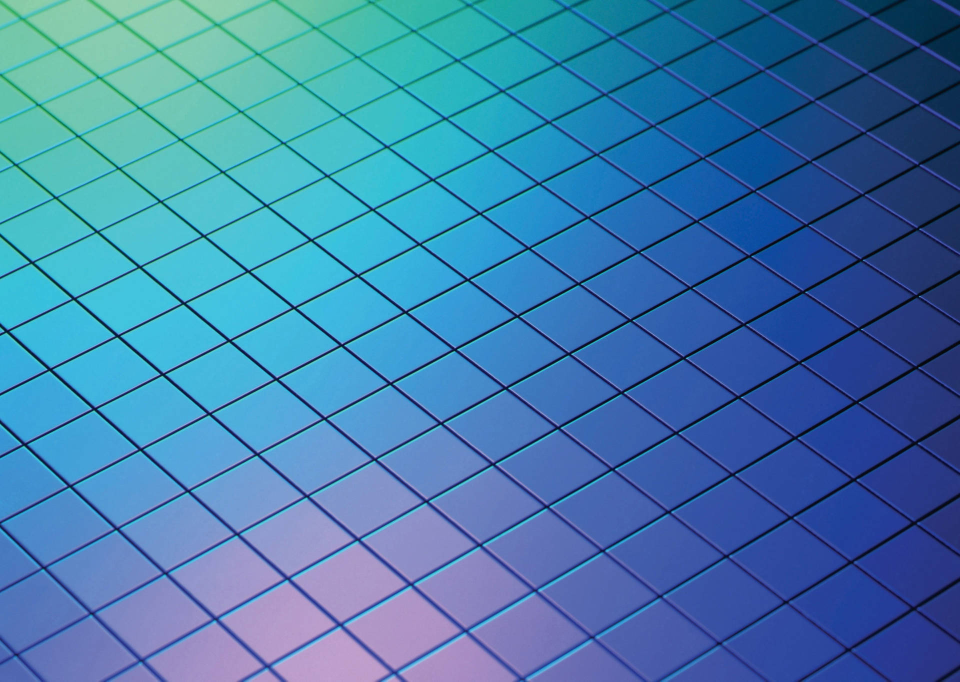
#> input picture Problem_1/back_ground.jpg, 1920 x 1363 px (shown at 1/2 size)
$ python tic_tac.py
#> lines starting #> are read from the running program, lines starting #| are printed output that depends on the picture; after the words box and inside, x2 and y2 are one past the last pixel; in counts of white or black regions, pixels touching at a corner belong together
import cv2 as cv
import numpy as np


# [5 lines left out: function is_inside, not called in this run]


class TicTacGame:
    def __init__(self, cross, circle, bg_img = 255*np.ones((700, 700, 3))):
        self.img = bg_img
        self.cross = cross
        self.circle = circle
        self.last_sign = [[0, (0, 0)]]
        self.history = np.zeros((3, 3))
        self.table_bbox = [0, 0, 0, 0]
        self.buttons = {}
        self.start = True
        self.has_win = False
        self.quit = False
        self.button_state = ""

    # [19 lines left out: function check_win, not called in this run]

    def make_table(self):
        size = int(self.img.shape[0]*0.8)
        sc_x = (size//3)/self.circle.shape[1]
        sc_y = (size//3)/self.circle.shape[0]
        self.circle = cv.resize(self.circle, (size//3, size//3), self.circle, sc_x, sc_y)
        sc_x = (size//3)/self.cross.shape[1]
        sc_y = (size//3)/self.cross.shape[0]
        self.cross = cv.resize(self.cross, (size//3, size//3), self.cross, sc_x, sc_y)
        game_table = np.zeros((size, size, 3))
        for i in range(1, 3):
            coord = i*size//3
            cv.line(game_table, (coord, 0), (coord, size), (255, 255, 255), thickness=2)
            cv.line(game_table, (0, coord), (size, coord), (255, 255, 255), thickness=2)
        x_0 = (self.img.shape[1] - size)//2 - 1
        x_end = x_0 + size
        y_0 = (self.img.shape[0] - size)//2 - 1
        y_end = y_0 + size
        self.img[y_0:y_end, x_0:x_end, :] = game_table
        self.table_bbox = [x_0, y_0, size, size]

    def make_buttons(self):
        names = ["new", "back", "quit"]
        x_0 = int(self.img.shape[0] * 0.05)
        y_0 = 0
        step = 10
        size_x = int(self.img.shape[0] * 0.9 - 2 * step) // len(names)
        size_y = int(self.img.shape[1] * 0.05)
        for name in names:
            self.draw_button(name, x_0, y_0, size_x, size_y, clicked=False)
            self.buttons[name] = [x_0, y_0, size_x, size_y]

            x_0 = x_0 + size_x + step

    def draw_button(self, name, x_0=None, y_0=None, size_x=None, size_y=None, clicked=False):
        # Цвет кнопки в зависимости от состояния
        fill_color = (150, 150, 150) if clicked else (200, 200, 200)
        if x_0 is None or y_0 is None or size_x is None or size_y is None:
            x_0, y_0, size_x, size_y = self.buttons[name]
        cv.rectangle(self.img, (x_0, y_0), (x_0 + size_x, y_0 + size_y), fill_color, -1)
        cv.rectangle(self.img, (x_0, y_0), (x_0 + size_x, y_0 + size_y), (0, 0, 0), 3)
        font = cv.FONT_HERSHEY_SIMPLEX
        text_size = cv.getTextSize(name, font, 1, 2)[0]
        text_x = x_0 + (size_x - text_size[0]) // 2
        text_y = y_0 + (size_y + text_size[1]) // 2
        cv.putText(self.img, name, (text_x, text_y), font, 1, (0, 0, 0), 2, cv.LINE_AA)

    # [24 lines left out: functions finish_line, update, not called in this run]

    def draw_O(self, new_x, new_y):
        self.img[new_y:new_y+int(self.table_bbox[2]//3), new_x:new_x+int(self.table_bbox[2]//3), :] = self.circle
        # cv.circle(self.img, (new_x, new_y), int((self.table_bbox[2]//3)/2.2), (0, 255, 0))

    def draw_X(self, new_x, new_y):
        self.img[new_y:new_y+int(self.table_bbox[2]//3), new_x:new_x+int(self.table_bbox[2]//3), :] = self.cross
        # cv.line(self.img, (new_x, new_y), (new_x + int(self.table_bbox[2]//3), new_y + int(self.table_bbox[2]//3)), (0, 0, 255), 1)
        # cv.line(self.img, (new_x + int(self.table_bbox[2]//3), new_y), (new_x, new_y + int(self.table_bbox[2]//3)), (0, 0, 255), 1)

    # [56 lines left out: functions get_paste_coord, go_back, act, not called in this run]

    def init_game(self):
        self.last_sign = [[0, (0, 0)]]
        self.history = np.zeros((3, 3))
        self.buttons = {}
        self.make_table()
        self.make_buttons()
        self.start = False
        self.has_win = False
        self.quit = False
        self.button_state = ""

    def start_game(self):
        cv.startWindowThread()
        cv.namedWindow("TicTac")
        cv.setMouseCallback("TicTac", TicTacGame.act, self)
        while True:
            if self.quit:
                break
            if self.start:
                self.init_game()
            if self.button_state == "new":
                self.draw_button("new", clicked=True)
                cv.imshow("TicTac", self.img)  # Обновляем окно с измененным изображением
                cv.waitKey(200)
                self.init_game()
                self.draw_button("new", clicked=False)
                cv.imshow("TicTac", self.img)
                self.button_state = ""
            elif self.button_state == "back":
                self.draw_button("back", clicked=True)
                cv.imshow("TicTac", self.img)
                cv.waitKey(200)
                self.go_back()
                self.draw_button("back", clicked=False)
                cv.imshow("TicTac", self.img)
                self.button_state = ""
            elif self.button_state == "quit":
                self.draw_button("quit", clicked=True)
                cv.imshow("TicTac", self.img)
                cv.waitKey(200)
                self.quit = True
                self.draw_button("quit", clicked=False)
                cv.imshow("TicTac", self.img)
                self.button_state = ""
            else:
                cv.imshow("TicTac", self.img)
            if cv.waitKey(1) & 0xFF == ord("q"):
                self.quit = True
            if self.has_win and cv.waitKey(1) & 0xFF == ord("\r"):
                self.start = True
        cv.destroyAllWindows()
        return


if __name__ == "__main__":
    print("============USAGE==============\n",\
          "press ENTER to start a new game\n",\
          "press q to quit the game\n",\
          "also you can use buttons\n",\
          "==============================")
    backgr_img = cv.imread('back_ground.jpg')
#> backgr_img is the input picture: shape (1363, 1920, 3); mean B, G, R 173.8, 125.7, 65.2
    backgr_img = cv.resize(backgr_img, (720, 720), backgr_img)
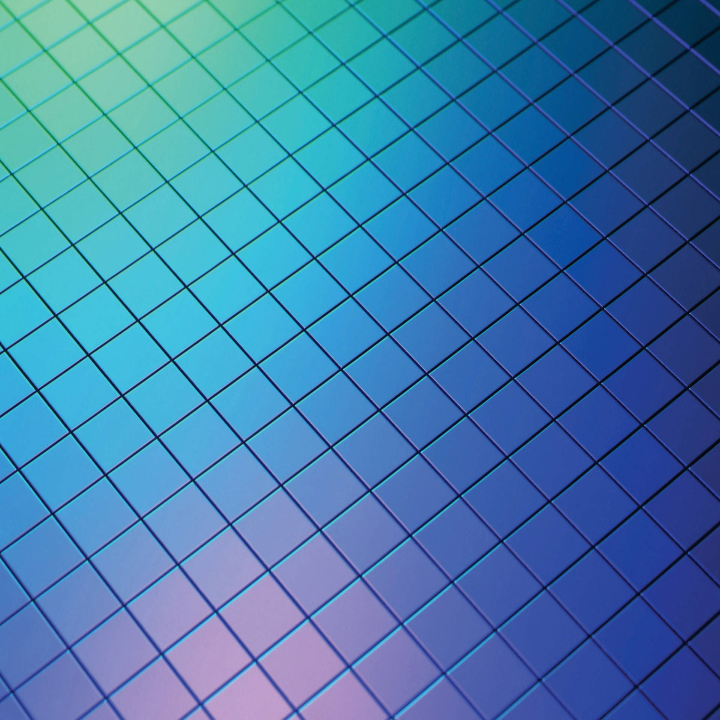
#> backgr_img: shape (720, 720, 3); mean B, G, R 173.7, 125.6, 65.2
    cross = cv.imread('cross.jpg')
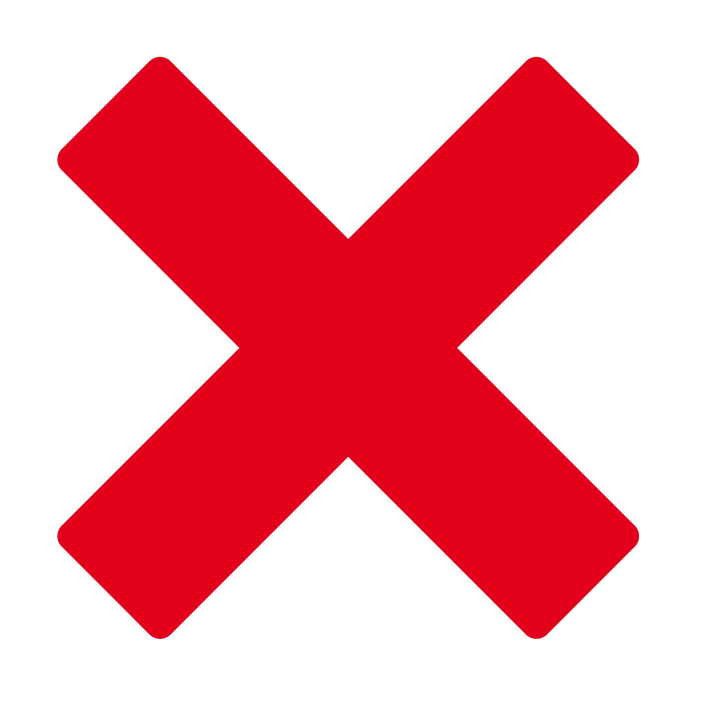
#> input picture Problem_1/cross.jpg, 2112 x 2160 px (shown at 1/3 size)
#> cross is the input picture: shape (2160, 2112, 3); mean B, G, R 170.8, 160.8, 244.6
    circle = cv.imread('circle.jpg')
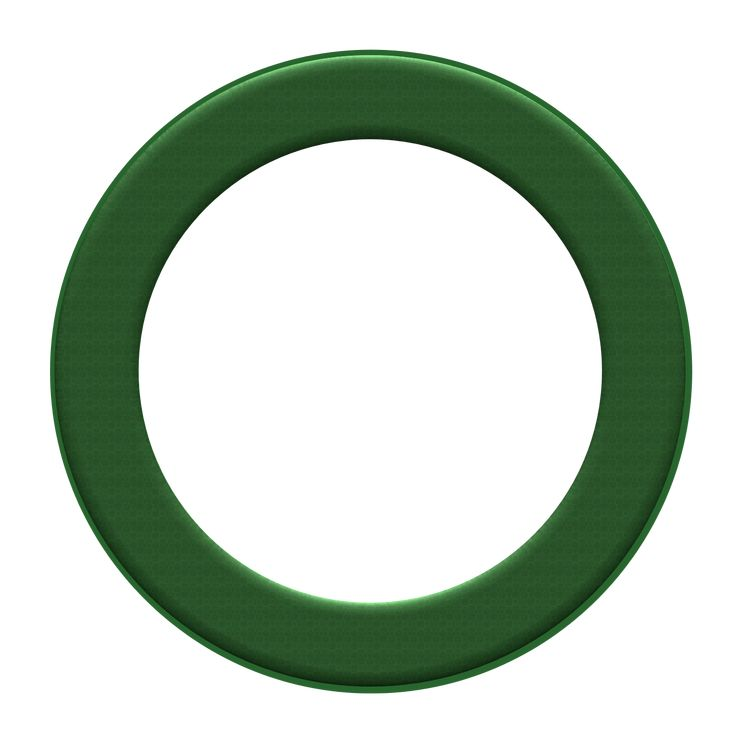
#> input picture Problem_1/circle.jpg, 736 x 736 px
#> circle is the input picture: shape (736, 736, 3); mean B, G, R 193.7, 205.9, 193.7
    game = TicTacGame(cross, circle, backgr_img)
    game.start_game()
#> in make_table, `self.cross = cv.resize(self.cross, (size//3, size//3), self.cross, sc_..`:
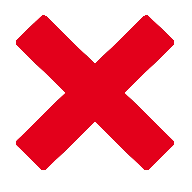
#> self.cross: shape (192, 192, 3); mean B, G, R 170.8, 160.9, 244.6
#> after the loop in make_table, `for i in range(1, 3):`:
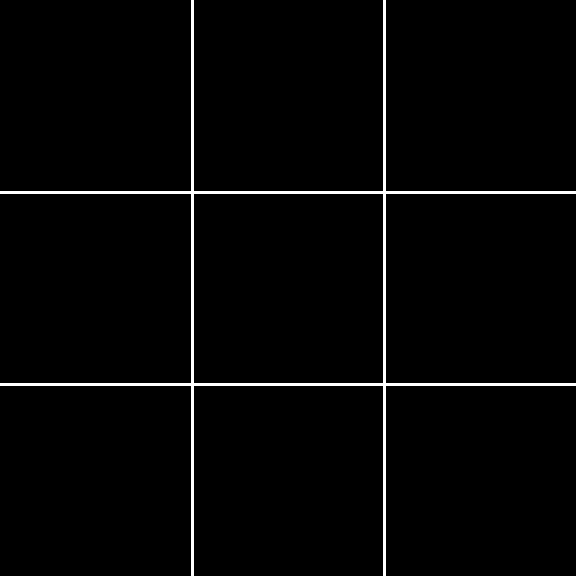
#> game_table: shape (576, 576, 3) float64; 2.1% white; 1 white region, box (x1, y1, x2, y2) and area: (0, 0, 576, 576) 6876
#> in make_table, `self.img[y_0:y_end, x_0:x_end, :] = game_table`:
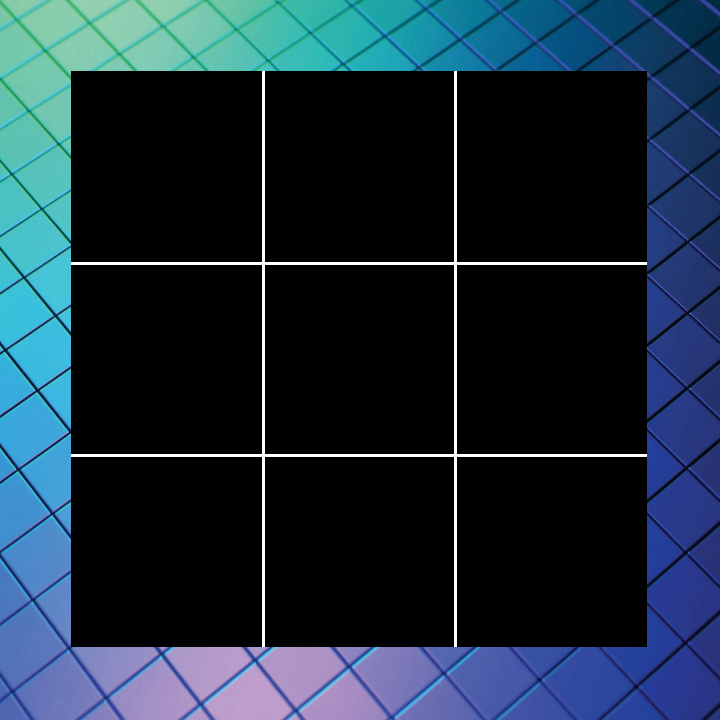
#> self.img: shape (720, 720, 3); mean B, G, R 60.8, 45.9, 27.6
#> in start_game, `cv.imshow("TicTac", self.img)`:
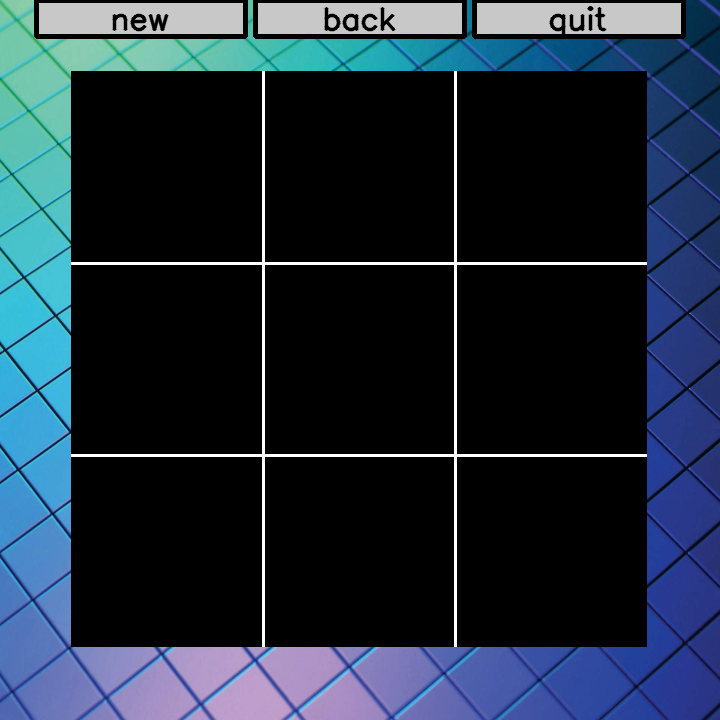
#> window 'TicTac': shape (720, 720, 3); mean B, G, R 60.3, 45.5, 31.6
#> (key q is pressed here)
